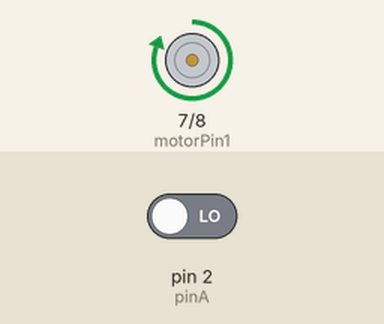
Recording of a sketch running on a simulated Arduino Uno, built with avr-gcc and run on an emulated ATmega328P. On the bench: motor-driver pin pairs drawn as motors (green arrow = first pin HIGH = forward, orange = second pin HIGH = backward, longer = more drive, scaled by the enable pin). Inputs (shaded band) come from the test bench; at power-on: pin 2 (pinA) LOW. What the sketch prints to the serial monitor is not drawn.

Above: at 0.1 s.
At 2.1 s:
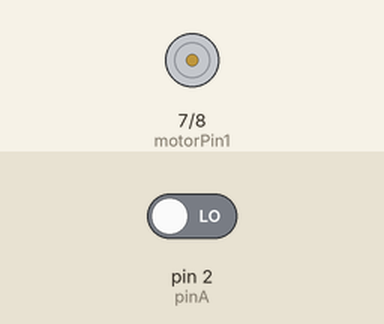
Timing chart, 0 to 3.6 s (numbered marks = the images above):
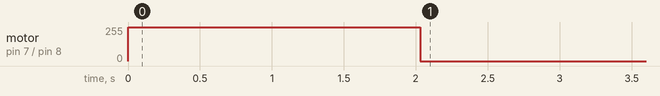

The sketch:

2.readEcoderMotor_2sc.ino
```cpp
int pinA = 2;               // Encoder pin
volatile int encoder = 0;    // Pulse counter

int motorPin1 = 7;           // Motor driver IN1 pin
int motorPin2 = 8;           // Motor driver IN2 pin
int enablePin = 9;           // Motor driver ENA (speed control, PWM pin)

unsigned long startTime;     // Variable to store the start time

void setup() {
  pinMode(pinA, INPUT);      // Set encoder pin as input
  pinMode(motorPin1, OUTPUT); // Set motor control pins as output
  pinMode(motorPin2, OUTPUT);
  pinMode(enablePin, OUTPUT);
  startTime = millis();

  Serial.begin(9600);

  // Attach interrupt to encoder pin
  attachInterrupt(digitalPinToInterrupt(pinA), interrupt, RISING);


}

void loop() {
  if (millis() - startTime < 2000) {
    runMotor(255);
    Serial.print("Pulses: ");
    Serial.println(encoder);
  } else {
    // Stop the motor after 2 seconds
    stopMotor();
  }
}

// Interrupt Service Routine (ISR) to count encoder pulses
void interrupt() {
  encoder++;
}

// Function to run motor at a specific speed
void runMotor(int speed) {
  Serial.println("Motor running...");
  digitalWrite(motorPin1, HIGH); // Set motor direction
  digitalWrite(motorPin2, LOW);
  analogWrite(enablePin, speed); // Control motor speed with PWM (0-255)
}

// Function to stop the motor
void stopMotor() {
  Serial.println("Motor stopped.");
  digitalWrite(motorPin1, LOW);
  digitalWrite(motorPin2, LOW);
  analogWrite(enablePin, 0); // Stop motor by setting PWM to 0
}
```

Measured:
- by itself, motor on pin 7 (motorPin1) / pin 8 (motorPin2): stopped → forward 255/255 at 0.00 s, → stopped 2.0 s later
